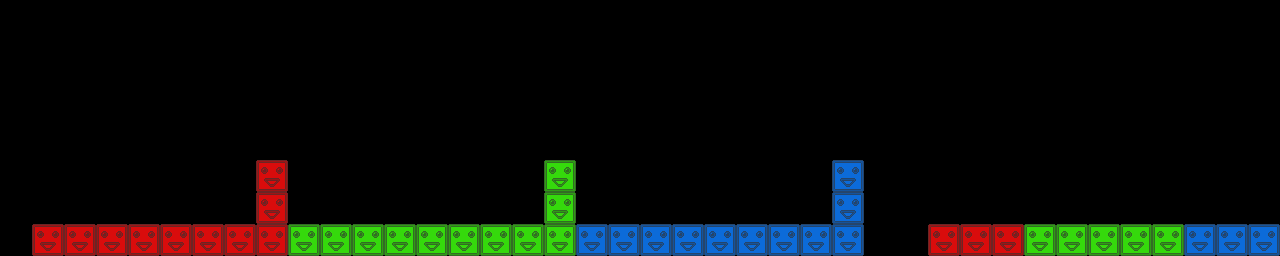

This game map was drawn from its Tiled (.tmx) file and the tilesets committed beside it. A one-line description and the full map source follow:
An orthogonal 40x8 tile map with 32x32 px tiles, 1 tile layer (tiles) and 6 objects (6x crystal).

<map version="1.0.0" orientation="orthogonal" renderorder="right-down" width="40" height="8" tilewidth="32" tileheight="32" nextobjectid="34">
 <tileset firstgid="1" name="blocks" tilewidth="32" tileheight="32" tilecount="3" columns="3">
  <image source="blocks.png" width="96" height="32" />
 </tileset>
 <layer name="tiles" width="40" height="8">
  <data encoding="csv">
0,0,0,0,0,0,0,0,0,0,0,0,0,0,0,0,0,0,0,0,0,0,0,0,0,0,0,0,0,0,0,0,0,0,0,0,0,0,0,0,
0,0,0,0,0,0,0,0,0,0,0,0,0,0,0,0,0,0,0,0,0,0,0,0,0,0,0,0,0,0,0,0,0,0,0,0,0,0,0,0,
0,0,0,0,0,0,0,0,0,0,0,0,0,0,0,0,0,0,0,0,0,0,0,0,0,0,0,0,0,0,0,0,0,0,0,0,0,0,0,0,
0,0,0,0,0,0,0,0,0,0,0,0,0,0,0,0,0,0,0,0,0,0,0,0,0,0,0,0,0,0,0,0,0,0,0,0,0,0,0,0,
0,0,0,0,0,0,0,0,0,0,0,0,0,0,0,0,0,0,0,0,0,0,0,0,0,0,0,0,0,0,0,0,0,0,0,0,0,0,0,0,
0,0,0,0,0,0,0,0,1,0,0,0,0,0,0,0,0,2,0,0,0,0,0,0,0,0,3,0,0,0,0,0,0,0,0,0,0,0,0,0,
0,0,0,0,0,0,0,0,1,0,0,0,0,0,0,0,0,2,0,0,0,0,0,0,0,0,3,0,0,0,0,0,0,0,0,0,0,0,0,0,
0,1,1,1,1,1,1,1,1,2,2,2,2,2,2,2,2,2,3,3,3,3,3,3,3,3,3,0,0,1,1,1,2,2,2,2,2,3,3,3
</data>
 </layer>
 <objectgroup name="objects">
  <object id="28" type="crystal" x="373" y="208">
   <ellipse />
  </object>
  <object id="29" type="crystal" x="404" y="210">
   <ellipse />
  </object>
  <object id="30" type="crystal" x="205" y="207">
   <ellipse />
  </object>
  <object id="31" type="crystal" x="718" y="206">
   <ellipse />
  </object>
  <object id="32" type="crystal" x="751" y="207">
   <ellipse />
  </object>
  <object id="33" type="crystal" x="784" y="208">
   <ellipse />
  </object>
 </objectgroup>
</map>
